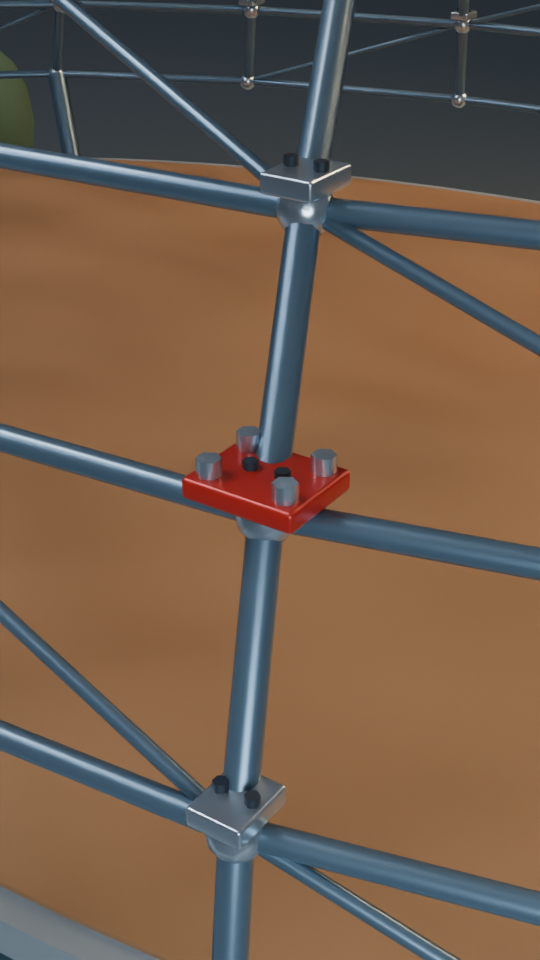
#> input picture examples/pavilion_connection_hero.png, 540 x 960 px; its folder holds only this picture in this run
$ python -i look_style.py   (imports and definitions only)
#> lines starting #> are read from the running program, lines starting #| are printed output that depends on the picture
"""Look styles: how dense and how bright a family of reference shots looks, as numbers (motion_style's twin).

Per sampled frame (448 px wide, 8 frames spread over the range):
  bright_points_per_mp  small bright blobs (lit windows, car lights, lamps): connected pixels with luma >=
                        max(p99.5 of the frame, BRIGHT_MIN) whose area is <= POINT_MAX_FRAC of the frame, per megapixel
  luma_p50 / luma_p95   overall key and highlights (0-255)
  sat_mean              mean HSV saturation (0-1)
  dark_fine_edge        share of fine-gradient pixels inside the darker half of the frame (detail in the shadows)
A style keeps the quartiles of those per-frame values and only the sha256 of its sources: the reference stays
private and is never sent anywhere. `check` measures a render or a generated clip and reports which features fall
outside [p25 - m*IQR, p75 + m*IQR] - advisory, never a gate.
"""
from __future__ import annotations

from pathlib import Path
import statistics

from .common import REPO, StudioError, check_id, file_hash, now, read_json, video_ranges, write_json

STYLES = REPO / 'library' / 'look_styles'
WIDTH = 448
SAMPLES = 8
BRIGHT_MIN = 200
POINT_MAX_FRAC = 0.0005
FINE_EDGE = 16
FEATURES = ('bright_points_per_mp', 'luma_p50', 'luma_p95', 'sat_mean', 'dark_fine_edge')
MARGIN_IQR = 0.5
FLOOR = {'bright_points_per_mp': 25.0, 'luma_p50': 6.0, 'luma_p95': 8.0, 'sat_mean': 0.03, 'dark_fine_edge': 0.01}


def _percentile(histogram, total, q):
    target, running = total * q, 0
    for value, count in enumerate(histogram):
        running += count
        if running >= target:
            return value
    return 255


def _bright_points(luma, threshold, max_area):
    """Connected bright components (4-neighbour) no larger than max_area pixels."""
    w, h = luma.size
    data = luma.load()
    bright = {(x, y) for y in range(h) for x in range(w) if data[x, y] >= threshold}
    seen, count = set(), 0
    for start in bright:
        if start in seen:
            continue
        stack, area = [start], 0
        seen.add(start)
        while stack:
            x, y = stack.pop()
            area += 1
            for n in ((x + 1, y), (x - 1, y), (x, y + 1), (x, y - 1)):
                if n in bright and n not in seen:
                    seen.add(n)
                    stack.append(n)
        if area <= max_area:
            count += 1
    return count


def frame_features(image):
    from .qa_generative import _gradient
    luma = image.convert('L')
    w, h = luma.size
    total = w * h
    hist = luma.histogram()
    p50, p95, p995 = (_percentile(hist, total, q) for q in (0.5, 0.95, 0.995))
    points = _bright_points(luma, max(p995, BRIGHT_MIN), max(4, POINT_MAX_FRAC * total))
    sat = image.convert('HSV').getchannel('S')
    sat_mean = sum(v * c for v, c in enumerate(sat.histogram())) / total / 255
    grad = _gradient(image).load()
    lum = luma.load()
    dark = [(x, y) for y in range(h) for x in range(w) if lum[x, y] < p50]
    fine = sum(1 for x, y in dark if grad[x, y] >= FINE_EDGE)
    return {'bright_points_per_mp': round(points / (total / 1e6), 2), 'luma_p50': p50, 'luma_p95': p95,
            'sat_mean': round(sat_mean, 4), 'dark_fine_edge': round(fine / len(dark), 4) if dark else 0.0}


# [67 lines left out: functions features, _quartiles, learn, load, judge, check, not called in this run]


def style_for(shot, style):
    """The look style a shot is judged against: shot.render.look_style, else style.look.look_style, else None."""
    return shot.get('render', {}).get('look_style') or ((style or {}).get('look') or {}).get('look_style')


# --- look match: the render's warmth and key brought to the picture the shot is built toward ------------------------
# Why (2026-10-10): generated surroundings followed the concept's warm afternoon while the kept Blender section stayed
# blue - two lights in one frame. The render is graded toward the shot's picture (its concept, or the world reference)
# so what Blender keeps and what the model makes meet.
SRGB_TO_XYZ_INV = ((3.2406, -1.5372, -0.4986), (-0.9689, 1.8758, 0.0415), (0.0557, -0.2040, 1.0570))
MATCH_EV_LIMIT = 2.0      # one match moves the key at most this far: a bigger gap is a lighting problem, not a grade


# [15 lines left out: function kelvin_white, not called in this run]


def _ratio(kelvin):
    r, _, b = kelvin_white(kelvin)
    return r / b


# [103 lines left out: functions white_balance_for, image_stats, _render_frame, match, register_commands, not called in this run]

>>> from PIL import Image
>>> picture = Image.open('../examples/pavilion_connection_hero.png')
#> picture is the input picture: PIL image 540x960 RGBA; mean R, G, B, A 115.1, 93.3, 75.9, 255
>>> result = frame_features(picture)
#> in frame_features, `luma = image.convert('L')`:
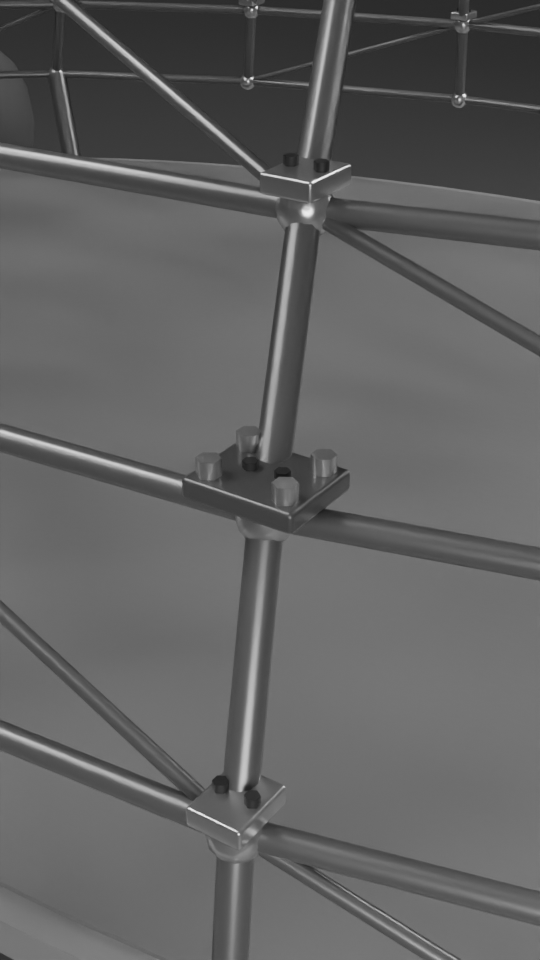
#> luma: PIL image 540x960 L; min 22, max 237, mean 97.8
#> in frame_features, `hist = luma.histogram()`: hist = 256 values, max 29210 at index 112, min 0 at index 0, mean 2025
#> the loop in _percentile, `for value, count in enumerate(histogram):` made 108 passes
#> (count, running) on passes 1 to 12: (0, 0), (0, 0), (0, 0), (0, 0), (0, 0), (0, 0), (0, 0), (0, 0), (0, 0), (0, 0), (0, 0), (0, 0)
#> after the loop in _percentile, `for value, count in enumerate(histogram):`: running = 267568
#> the loop in _percentile, `for value, count in enumerate(histogram):` made 118 passes
#> after the loop in _percentile, `for value, count in enumerate(histogram):`: running = 496786
#> the loop in _percentile, `for value, count in enumerate(histogram):` made 184 passes
#> after the loop in _percentile, `for value, count in enumerate(histogram):`: running = 515937
#> in frame_features, `p50, p95, p995 = (_percentile(hist, total, q) for q in (0.5, 0.95, 0.9..`: p50 = 107; p95 = 117; p995 = 183
#> in _bright_points, `bright = {(x, y) for y in range(h) for x in range(w) if data[x, y] >= ..`: bright = 612 items
#> in _bright_points, `stack, area = [start], 0`: stack = [(75, 161)]; area = 0
#> in _bright_points, `x, y = stack.pop()`: x = 75; y = 161
#> in _bright_points, `area += 1`: area = 1
